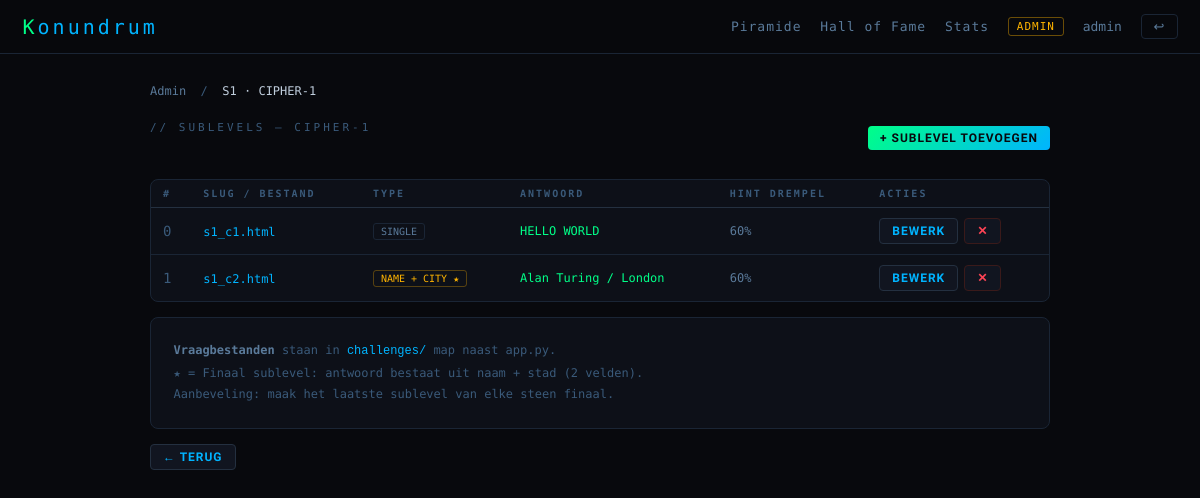
The app's page /admin/stone/1/challenges (signed in), older data.
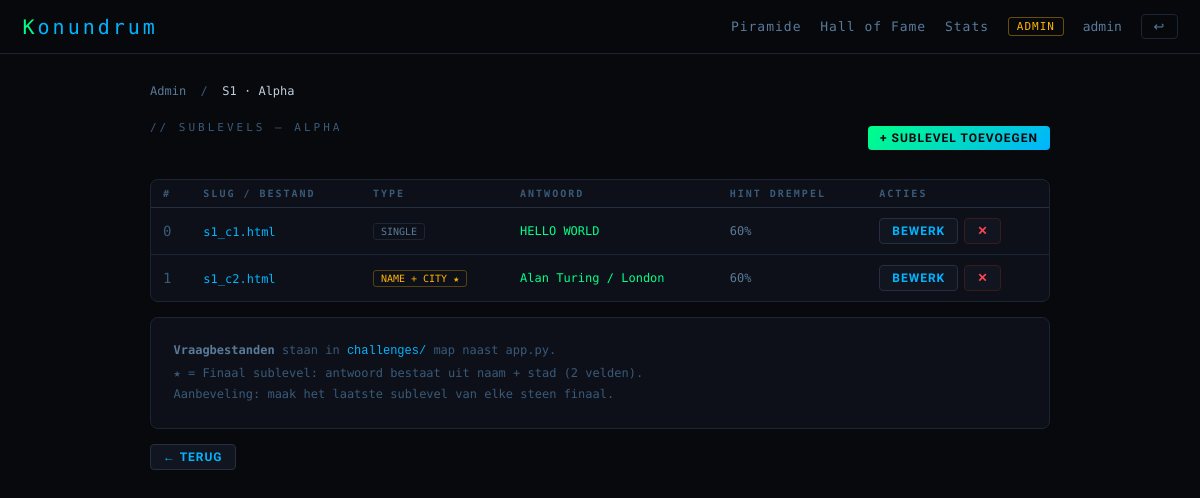
The same page, newer data.
### tables this page shows
CREATE TABLE stones (
            id           INTEGER PRIMARY KEY AUTOINCREMENT,
            name         TEXT UNIQUE NOT NULL,   -- bijv. S1
            label        TEXT NOT NULL,           -- weergavenaam op blok
            row          INTEGER NOT NULL,        -- 0 = onderste rij
            col          INTEGER NOT NULL,        -- positie in rij
            dependencies TEXT DEFAULT ''          -- komma-gescheiden stone.name waarden
        );

CREATE TABLE challenges (
            id             INTEGER PRIMARY KEY AUTOINCREMENT,
            stone_id       INTEGER NOT NULL REFERENCES stones(id),
            ord            INTEGER DEFAULT 0,
            slug           TEXT NOT NULL UNIQUE,  -- challenges/<slug>.html
            is_final       INTEGER DEFAULT 0,     -- 1 = laatste sublevel → name+city
            answer_1       TEXT    DEFAULT '',    -- voor is_final=0
            answer_name    TEXT    DEFAULT '',    -- voor is_final=1
            answer_city    TEXT    DEFAULT '',    -- voor is_final=1
            hint_1         TEXT    DEFAULT '',
            hint_name      TEXT    DEFAULT '',
            hint_city      TEXT    DEFAULT '',
            hint_threshold REAL    DEFAULT 0.6
        );

### app.py (the view)
@app.route("/admin/stone/<int:stone_id>/challenges")
@admin_required
def admin_stone_challenges(stone_id):
    s = db.get_stone(stone_id)
    if not s: abort(404)
    conn = db.get_db()
    chs = conn.execute("SELECT * FROM challenges WHERE stone_id=? ORDER BY ord", (stone_id,)).fetchall()
    conn.close()
    return render_template("admin_challenges.html", stone=s, challenges=chs)

### app.py (called while the page is built)
def admin_required(f):
    @wraps(f)
    def inner(*args, **kwargs):
        if not session.get("is_admin"):
            return redirect(url_for("pyramid"))
        return f(*args, **kwargs)
    return inner

### database.py (called while the page is built)
def get_db():
    conn = sqlite3.connect(DB_PATH)
    conn.row_factory = sqlite3.Row
    conn.execute("PRAGMA foreign_keys = ON")
    return conn

def get_stone(stone_id):
    conn = get_db()
    try:
        return conn.execute("SELECT * FROM stones WHERE id=?", (stone_id,)).fetchone()
    finally:
        conn.close()

### templates/admin_challenges.html (shortened to what this page needs)
{% extends "base.html" %}
{% block body %}
<div class="page">
  <div class="bc">
    <a href="{{ url_for('admin') }}">Admin</a> &nbsp;/&nbsp;
    <span>{{ stone.name }} · {{ stone.label }}</span>
  </div>
  <div class="flex-between" style="margin-bottom:1.5rem;">
    <div class="page-title">// SUBLEVELS — {{ stone.label }}</div>
    <a href="{{ url_for('admin_add_challenge', stone_id=stone.id) }}" class="btn btn-primary btn-sm">+ Sublevel toevoegen</a>
  </div>
  {% if challenges %}
    <div class="card" style="padding:0;overflow:hidden;">
      <table class="tbl">
        <thead><tr>
          <th>#</th><th>Slug / bestand</th><th>Type</th>
          <th>Antwoord</th><th>Hint drempel</th><th>Acties</th>
        </tr></thead>
        <tbody>
        {% for ch in challenges %}
          <tr>
            <td style="font-family:var(--mono);color:var(--dim)">{{ ch.ord }}</td>
            <td>
              <span style="font-family:var(--mono);font-size:12px;color:var(--blue)">{{ ch.slug }}.html</span>
            </td>
            <td>
              {% if ch.is_final %}
                <span class="badge badge-yellow">NAME + CITY ★</span>
              {% else %}
                <span class="badge badge-dim">SINGLE</span>
              {% endif %}
            </td>
            <td style="font-family:var(--mono);font-size:12px;color:var(--green)">
              {% if ch.is_final %}
                {{ ch.answer_name }} / {{ ch.answer_city }}
              {% else %}
                {{ ch.answer_1 }}
              {% endif %}
            </td>
            <td style="font-family:var(--mono);font-size:12px;color:var(--text-dim)">
              {{ "%.0f%%"|format(ch.hint_threshold * 100) }}
            </td>
            <td>
              <div class="act">
                <a href="{{ url_for('admin_edit_challenge', challenge_id=ch.id) }}"
                   class="btn btn-secondary btn-sm">Bewerk</a>
                <form method="POST" action="{{ url_for('admin_delete_challenge', challenge_id=ch.id) }}"
                      onsubmit="return confirm('Sublevel verwijderen?');" style="margin:0">
                  <button type="submit" class="btn btn-danger btn-sm">✕</button>
                </form>
              </div>
            </td>
          </tr>
        {% endfor %}
        </tbody>
      </table>
    </div>
    <div class="card mt2" style="font-family:var(--mono);font-size:12px;color:var(--dim);line-height:1.8;">
      <strong style="color:var(--text-dim)">Vraagbestanden</strong> staan in
      <code style="color:var(--blue)">challenges/</code> map naast app.py.<br>
      ★ = Finaal sublevel: antwoord bestaat uit naam + stad (2 velden).<br>
      Aanbeveling: maak het laatste sublevel van elke steen finaal.
    </div>
  {% endif %}
  <div class="mt2">
    <a href="{{ url_for('admin') }}" class="btn btn-secondary btn-sm">← Terug</a>
  </div>
</div>
{% endblock %}

### templates/base.html (shortened to what this page needs)
<!DOCTYPE html>
<html lang="nl">
<head>
</head>
<body>
{% if session.user_id %}
<header class="site-header">
  <a href="{{ url_for('home') }}" class="logo">
    <span class="k">K</span><span class="rest">onundrum</span>
  </a>
  <nav class="nav">
    <a href="{{ url_for('pyramid') }}" class="nav-hide">Piramide</a>
    <a href="{{ url_for('hall_of_fame') }}" class="nav-hide">Hall of Fame</a>
    <a href="{{ url_for('profile') }}" class="nav-hide">Stats</a>
    {% if session.is_admin %}
      <a href="{{ url_for('admin') }}" class="admin-badge">ADMIN</a>
    {% endif %}
    <span style="color:var(--text-dim)">{{ session.username }}</span>
    <form action="{{ url_for('logout') }}" method="get" style="margin:0">
      <button class="btn-logout" type="submit">↩</button>
    </form>
  </nav>
</header>
{% endif %}
{% block body %}{% endblock %}
</body>
</html>

### templates/base.html (style rules this page uses)
*, *::before, *::after { margin:0; padding:0; box-sizing:border-box; }
:root { --bg:#08090d; --bg2:#0d1018; --bg3:#111520; --border:#1a2535; --border2:#243040; --green:#00ff88; --blue:#00b4ff; --yellow:#ffb400; --red:#ff4455; --dim:#3a5a7a; --text:#c0cedd; --text-dim:#5a7a9a; --mono:'Share Tech Mono',monospace; --sans:'Rajdhani',sans-serif; }
html { font-size:15px; }
body { background:var(--bg); color:var(--text); font-family:var(--sans); min-height:100vh; }
a { color:var(--blue); text-decoration:none; }
.site-header { border-bottom:1px solid var(--border); padding:0 1.5rem; height:54px; display:flex; align-items:center; justify-content:space-between; background:rgba(8,9,13,.97); position:sticky; top:0; z-index:100; }
.logo { font-family:var(--mono); font-size:20px; letter-spacing:3px; text-decoration:none; }
.logo .k { color:var(--green); }
.logo .rest { color:var(--blue); }
.nav { display:flex; align-items:center; gap:1.25rem; font-size:13px; font-family:var(--mono); }
.nav a { color:var(--text-dim); letter-spacing:1px; transition:color .15s; }
.admin-badge { color:var(--yellow) !important; border:1px solid rgba(255,180,0,.4); padding:2px 8px; border-radius:3px; font-size:11px; }
.btn-logout { background:none; border:1px solid var(--border); color:var(--text-dim); padding:4px 12px; border-radius:4px; cursor:pointer; font-family:var(--sans); font-size:13px; transition:all .2s; }
.page { max-width:960px; margin:0 auto; padding:2rem; }
.page-title { font-family:var(--mono); font-size:11px; letter-spacing:3px; color:var(--dim); text-transform:uppercase; margin-bottom:1.5rem; }
.card { background:var(--bg2); border:1px solid var(--border); border-radius:8px; padding:1.5rem; }
.btn { display:inline-block; padding:9px 20px; border-radius:4px; cursor:pointer; font-family:var(--sans); font-size:14px; font-weight:700; letter-spacing:1px; text-transform:uppercase; border:none; transition:all .2s; text-decoration:none !important; }
.btn-primary { background:linear-gradient(135deg,var(--green),var(--blue)); color:var(--bg); }
.btn-secondary { background:var(--bg3); border:1px solid var(--border2); color:var(--blue); }
.btn-danger { background:var(--bg3); border:1px solid #3a1a1a; color:var(--red); }
.btn-sm { padding:5px 12px; font-size:12px; }
.tbl { width:100%; border-collapse:collapse; font-size:14px; }
.tbl th { font-family:var(--mono); font-size:10px; letter-spacing:2px; text-transform:uppercase; color:var(--dim); padding:8px 12px; border-bottom:1px solid var(--border2); text-align:left; }
.tbl td { padding:10px 12px; border-bottom:1px solid var(--border); vertical-align:middle; }
.tbl tr:last-child td { border-bottom:none; }
.badge { display:inline-block; font-family:var(--mono); font-size:10px; padding:2px 7px; border-radius:3px; }
.badge-yellow { color:var(--yellow); border:1px solid rgba(255,180,0,.3); }
.badge-dim { color:var(--text-dim); border:1px solid var(--border); }
.act { display:flex; gap:6px; flex-wrap:wrap; }
.bc { font-family:var(--mono); font-size:12px; color:var(--dim); margin-bottom:1.5rem; }
.bc a { color:var(--text-dim); }
.bc span { color:var(--text); }
.flex-between { display:flex; justify-content:space-between; align-items:center; }
.mt2 { margin-top:1rem }

Row changes from the older to the newer data that the page shows:
changed stones: label "CIPHER-1" → "Alpha"; label "CIPHER-1" → "ALPHA"
